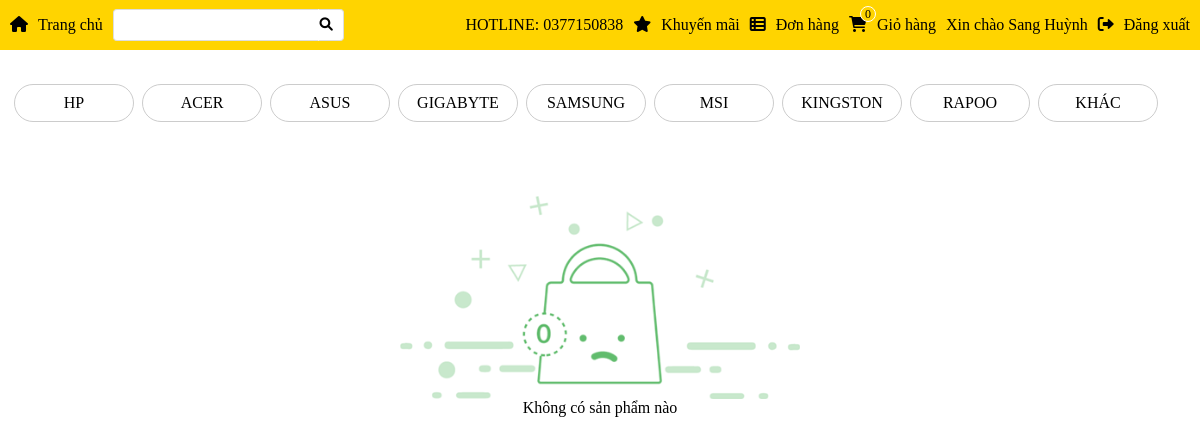
/webbanmaytinh/src/page/index.php?action=xemgiohang (signed in), run on the app's committed database.
### tables this page shows
CREATE TABLE IF NOT EXISTS `taikhoan` (
  `userName` varchar(50) NOT NULL,
  `password` varchar(50) NOT NULL,
  `hoTen` varchar(50) NOT NULL,
  `email` varchar(50) NOT NULL,
  `sdt` varchar(15) NOT NULL,
  `diachi` varchar(250) NOT NULL,
  `maCV` varchar(50) NOT NULL,
  `maKM` varchar(50) DEFAULT NULL,
  PRIMARY KEY (`userName`),
  UNIQUE KEY `hoTen` (`hoTen`),
  KEY `PK_TK_CV` (`maCV`)
);

CREATE TABLE IF NOT EXISTS `nhasanxuat` (
  `maNhaSanXuat` varchar(50) NOT NULL,
  `tenNhaSanXuat` varchar(50) NOT NULL,
  `truSoChinh` varchar(250) NOT NULL,
  PRIMARY KEY (`maNhaSanXuat`)
);

### webbanmaytinh/src/page/modules/menu.php (the view, shortened to what this page needs)
<div class="menu">
    <div class="menu-content-left">
        <ul class="menu-list">
            <li class="menu-item"><a class="menu-link" href="./index.php"><i class="menu-icon fa-solid fa-house"></i>Trang chủ</a></li>
            <li class="menu-item">
                <form class="menu-search" action="./index.php?action=search" method="POST">
                    <input class="search" type="text" name="text" value="<?php $value = isset($_POST['text']) ? $_POST['text'] : "";
                                                                            echo $value ?>">
                    <button class="btn-search" type="submit" name="search">
                        <i class="menu-icon fa-solid fa-magnifying-glass"></i>
                    </button>
                </form>
            </li>
        </ul>
    </div>
    <div class="menu-content-right">
        <ul class="menu-list">
            <li class="menu-item"><a>HOTLINE: 0377150838</a></li>
            <li class="menu-item"><a class="menu-link" href="./index.php?action=khuyenmai"><i class="menu-icon fa-solid fa-star"></i>Khuyến mãi</a></li>
            <li class="menu-item"><a class="menu-link" href="./index.php?action=xemdonhang"><i class="menu-icon fa-solid fa-table-list"></i>Đơn hàng</a></li>
            <li class="menu-item" style="position:relative"><a class="menu-link" href="./index.php?action=xemgiohang"><i class="menu-icon fa-solid fa-cart-shopping"></i>Giỏ hàng</a>
                <div style="position: absolute;right: 60px;top: 6px;z-index: 2;width: 14px;height: 14px;text-align: center;border-radius: 50%;background-color: #ffd400;border: #fff solid 1px;font-size: 12px;">
                    <?php
                    if (isset($_SESSION['dangnhap'])) {
                        $id_user = $_SESSION['dangnhap'];
                        if (isset($_SESSION["cart$id_user"])) {
                            $arr = $_SESSION["cart$id_user"];
                            echo count($arr);
                        } else {
                            echo 0;
                        }
                    } else if (isset($_SESSION["cart"])) {
                        $arr = $_SESSION["cart"];
                        echo count($arr);
                    } else {
                        echo 0;
                    }
                    ?></div>
            </li>
            <?php
            include './../db/connect.php';
            if (isset($_SESSION['dangnhap'])) {
                $username = $_SESSION['dangnhap'];
                $sql = "SELECT hoTen from taikhoan where userName like '$username'";
                $result = mysqli_query($conn, $sql);
                $row = mysqli_fetch_array($result);
            ?>
                <li class="menu-item info">Xin chào <?php echo $row['hoTen'] ?>
                </li>
                <li class="menu-item"><a class="menu-link" href="./modules/quanlythongtin/dangxuat?action=dangxuat"><i class="menu-icon fa-solid fa-right-from-bracket"></i>Đăng xuất </a></li>
            <?php
            } else { ?>
                <li class="menu-item"><a class="menu-link" href="./index.php?action=register"><i class="menu-icon fa-solid fa-pen-to-square"></i>Đăng ký</a></li>
                <li class="menu-item"><a class="menu-link" href="./index.php?action=login"><i class="menu-icon fa-solid fa-user"></i>Đăng nhập</a></li>
            <?php
            }
            ?>
        </ul>
    </div>
</div>

### webbanmaytinh/src/page/modules/sidebar.php (shortened to what this page needs)
<?php
include './../db/connect.php';
?>
<div class="sidebar">
    <ul class="sidebar-list">
        <?php
        $sql = "SELECT maNhaSanXuat,tenNhaSanXuat from nhasanxuat";
        $result = mysqli_query($conn, $sql);
        while ($row = mysqli_fetch_array($result)) { ?>
            <li class="sidebar-list-item"> <a class="sidebar-list-item-link" href="./index.php?action=nsx&&value=<?php echo $row['maNhaSanXuat'] ?>" <?php
                                                                                                                                                        ?>><?php echo $row['tenNhaSanXuat'] ?></a> </li>
        <?php
        }
        ?>
    </ul>
</div>

### webbanmaytinh/assets/css/style.css (style rules this page uses)
* { margin: 0; padding: 0; }
:root { --grid-column-2:16.6667%; --grid-column-10:83.3333%; }
a { text-decoration: none; color: black; }
ul { list-style-type: none; }
.menu { background-color: #ffd400; width: 100%; display: flex; flex-direction: row; justify-content: space-between; }
.menu .menu-content-left, .menu .menu-content-right { display: flex; align-items: center; }
.menu .menu-list { display: flex; flex-direction: row; list-style-type: none; }
.menu .menu-content-left .menu-item { display: flex; align-items: center; margin-left: 10px; }
.menu .menu-content-left .menu-search { position: relative; }
.menu .menu-content-left .search { border: 1px solid #ddd; border-radius: 4px; border-right: 1px solid #fff; border-top-right-radius:0px ; border-bottom-right-radius:0px ; line-height: 30px; padding-left: 5px; font-size: 15px; outline: #fff; }
.menu .menu-content-left .btn-search { background-color: #fff; line-height: 30px; outline: #fff; border: 1px solid #ddd; border-left:1px solid #fff ; border-right: 1px solid #ddd; border-top-right-radius:4px ; border-bottom-right-radius:4px ; position: absolute; right: -25px; }
.menu .menu-content-right .menu-item { display: flex; align-items: center; margin-right: 10px; position: relative; }
.menu-link { line-height: 50px; }
.menu-icon { margin-right: 10px; }
.main .sidebar { margin: 0 10px; }
.main .sidebar .sidebar-list { display: flex; flex-direction: row; margin-bottom: 30px; }
.main .sidebar .sidebar-list-item { display: block; width: 10%; border: 1px solid #ccc; margin: 4px; border-radius: 20px; }
.main .sidebar .sidebar-list-item-link { display: block; text-align: center; line-height: 36px; }

### data on the page
taikhoan: hoTen "Sang Huỳnh"
nhasanxuat: tenNhaSanXuat "HP"
nhasanxuat: tenNhaSanXuat "ACER"
nhasanxuat: tenNhaSanXuat "ASUS"
nhasanxuat: tenNhaSanXuat "GIGABYTE"
nhasanxuat: tenNhaSanXuat "SAMSUNG"
nhasanxuat: tenNhaSanXuat "MSI"
nhasanxuat: tenNhaSanXuat "KINGSTON"
nhasanxuat: tenNhaSanXuat "RAPOO"
nhasanxuat: tenNhaSanXuat "KHÁC"
